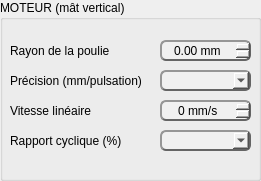
   <widget class="QGroupBox" name="config_motor_mast">
    <property name="geometry">
     <rect>
      <x>360</x>
      <y>100</y>
      <width>261</width>
      <height>181</height>
     </rect>
    </property>
    <property name="title">
     <string>MOTEUR (mât vertical)</string>
    </property>
    <widget class="QLabel" name="pulley_radius_label">
     <property name="geometry">
      <rect>
       <x>10</x>
       <y>40</y>
       <width>151</width>
       <height>21</height>
      </rect>
     </property>
     <property name="text">
      <string>Rayon de la poulie</string>
     </property>
    </widget>
    <widget class="QLabel" name="motor_accuracy_label">
     <property name="geometry">
      <rect>
       <x>10</x>
       <y>70</y>
       <width>151</width>
       <height>21</height>
      </rect>
     </property>
     <property name="text">
      <string>Précision (mm/pulsation)</string>
     </property>
    </widget>
    <widget class="QLabel" name="motor_mast_lin_vel_label">
     <property name="geometry">
      <rect>
       <x>10</x>
       <y>100</y>
       <width>141</width>
       <height>21</height>
      </rect>
     </property>
     <property name="text">
      <string>Vitesse linéaire</string>
     </property>
    </widget>
    <widget class="QLabel" name="duty_cycle_label">
     <property name="geometry">
      <rect>
       <x>10</x>
       <y>130</y>
       <width>131</width>
       <height>21</height>
      </rect>
     </property>
     <property name="text">
      <string>Rapport cyclique (%)</string>
     </property>
    </widget>
    <widget class="QComboBox" name="motor_precision">
     <property name="geometry">
      <rect>
       <x>160</x>
       <y>70</y>
       <width>91</width>
       <height>21</height>
      </rect>
     </property>
     <property name="mouseTracking">
      <bool>true</bool>
     </property>
     <property name="styleSheet">
      <string notr="true">QComboBox
{
	border-style: outset;
	border-width: 2px;
	border-radius: 6px;
	border-color: rgb(100, 100, 100);
	background-color: rgb(240, 240, 240);
}

QComboBox:hover
{
	/*background-color: rgb(255, 255, 255);*/
	border-color: rgb(255, 0, 0);
}</string>
     </property>
    </widget>
    <widget class="QComboBox" name="duty_cycle">
     <property name="geometry">
      <rect>
       <x>160</x>
       <y>130</y>
       <width>91</width>
       <height>21</height>
      </rect>
     </property>
     <property name="styleSheet">
      <string notr="true">QComboBox
{
	border-style: outset;
	border-width: 2px;
	border-radius: 6px;
	border-color: rgb(100, 100, 100);
	background-color: rgb(240, 240, 240);
}

QComboBox:hover
{
	/*background-color: rgb(255, 255, 255);*/
	border-color: rgb(255, 0, 0);
}</string>
     </property>
    </widget>
    <widget class="QDoubleSpinBox" name="pulley_radius">
     <property name="geometry">
      <rect>
       <x>160</x>
       <y>40</y>
       <width>91</width>
       <height>21</height>
      </rect>
     </property>
     <property name="styleSheet">
      <string notr="true">QDoubleSpinBox
{
	border-style: outset;
	border-width: 2px;
	border-radius: 6px;
	border-color: rgb(100, 100, 100);
	background-color: rgb(240, 240, 240);
}

QDoubleSpinBox:hover
{
	border-color: rgb(255, 0, 0);
}</string>
     </property>
     <property name="alignment">
      <set>Qt::AlignCenter</set>
     </property>
     <property name="suffix">
      <string> mm</string>
     </property>
    </widget>
    <widget class="QSpinBox" name="lin_vel_motor_mast">
     <property name="geometry">
      <rect>
       <x>160</x>
       <y>100</y>
       <width>91</width>
       <height>21</height>
      </rect>
     </property>
     <property name="styleSheet">
      <string notr="true">QSpinBox
{
	border-style: outset;
	border-width: 2px;
	border-radius: 6px;
	border-color: rgb(100, 100, 100);
	background-color: rgb(240, 240, 240);
}

QSpinBox:hover
{
	border-color: rgb(255, 0, 0);
}</string>
     </property>
     <property name="alignment">
      <set>Qt::AlignCenter</set>
     </property>
     <property name="suffix">
      <string> mm/s</string>
     </property>
     <property name="minimum">
      <number>0</number>
     </property>
     <property name="maximum">
      <number>1000</number>
     </property>
     <property name="value">
      <number>0</number>
     </property>
     <property name="displayIntegerBase">
      <number>10</number>
     </property>
    </widget>
   </widget>
